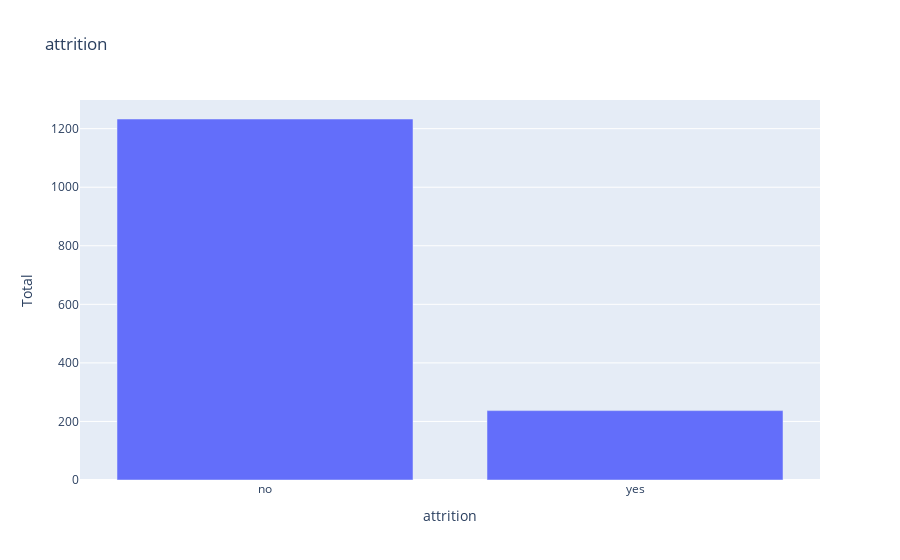
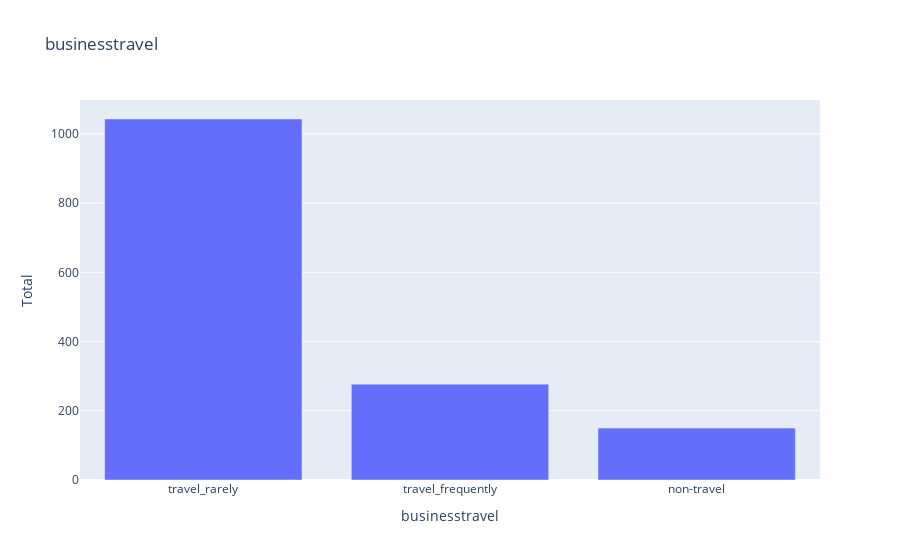
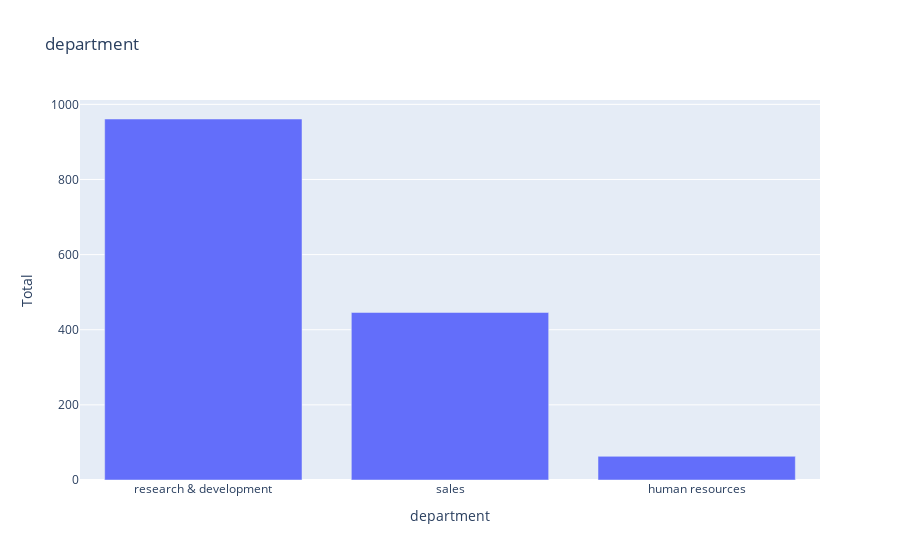
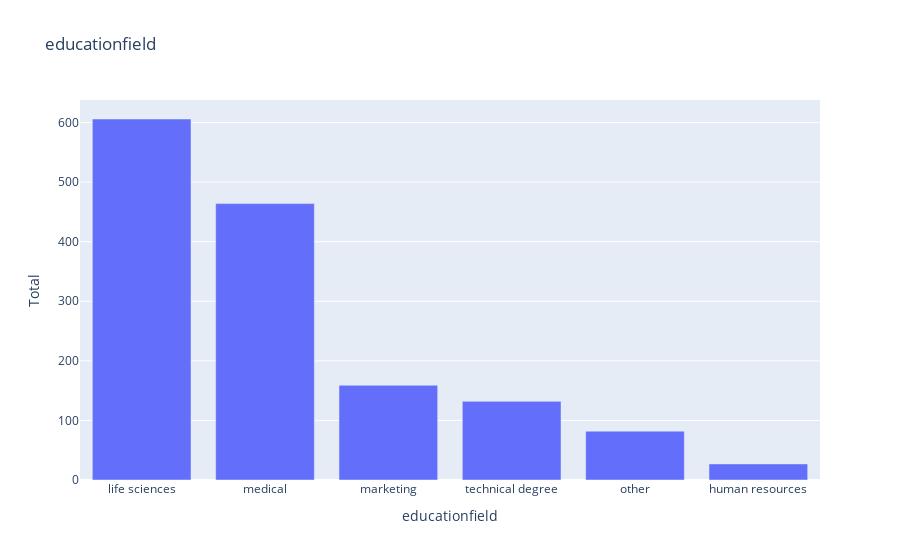

Notebook code cell kept with these figures, in order:
### Code cell
for i in cat_col.columns:
    cross_tab = pd.crosstab(df[i],df['performancerating'])
    cross_tab['Total'] = cross_tab[3]+cross_tab[4]
    cross_tab = cross_tab.sort_values(by='Total',ascending=False)
    fig = px.bar(cross_tab, x = cross_tab.index,y = 'Total',
                 title=i)
    fig.show()

### Figure 1 — Plotly figure (JSON) as saved in the notebook; plotly's stock layout.template omitted (floating-point values rounded to 4 significant figures)
{"data": [{"hovertemplate": "attrition=%{x}<br>Total=%{y}<extra></extra>", "legendgroup": "", "marker": {"color": "#636efa", "pattern": {"shape": ""}}, "name": "", "orientation": "v", "showlegend": false, "textposition": "auto", "type": "bar", "x": ["no", "yes"], "xaxis": "x", "y": [1233, 237], "yaxis": "y"}], "layout": {"barmode": "relative", "legend": {"tracegroupgap": 0}, "title": {"text": "attrition"}, "xaxis": {"anchor": "y", "domain": [0, 1], "title": {"text": "attrition"}}, "yaxis": {"anchor": "x", "domain": [0, 1], "title": {"text": "Total"}}}}

### Figure 2 — Plotly figure (JSON) as saved in the notebook; plotly's stock layout.template omitted (floating-point values rounded to 4 significant figures)
{"data": [{"hovertemplate": "businesstravel=%{x}<br>Total=%{y}<extra></extra>", "legendgroup": "", "marker": {"color": "#636efa", "pattern": {"shape": ""}}, "name": "", "orientation": "v", "showlegend": false, "textposition": "auto", "type": "bar", "x": ["travel_rarely", "travel_frequently", "non-travel"], "xaxis": "x", "y": [1043, 277, 150], "yaxis": "y"}], "layout": {"barmode": "relative", "legend": {"tracegroupgap": 0}, "title": {"text": "businesstravel"}, "xaxis": {"anchor": "y", "domain": [0, 1], "title": {"text": "businesstravel"}}, "yaxis": {"anchor": "x", "domain": [0, 1], "title": {"text": "Total"}}}}

### Figure 3 — Plotly figure (JSON) as saved in the notebook; plotly's stock layout.template omitted (floating-point values rounded to 4 significant figures)
{"data": [{"hovertemplate": "department=%{x}<br>Total=%{y}<extra></extra>", "legendgroup": "", "marker": {"color": "#636efa", "pattern": {"shape": ""}}, "name": "", "orientation": "v", "showlegend": false, "textposition": "auto", "type": "bar", "x": ["research & development", "sales", "human resources"], "xaxis": "x", "y": [961, 446, 63], "yaxis": "y"}], "layout": {"barmode": "relative", "legend": {"tracegroupgap": 0}, "title": {"text": "department"}, "xaxis": {"anchor": "y", "domain": [0, 1], "title": {"text": "department"}}, "yaxis": {"anchor": "x", "domain": [0, 1], "title": {"text": "Total"}}}}

### Figure 4 — Plotly figure (JSON) as saved in the notebook; plotly's stock layout.template omitted (floating-point values rounded to 4 significant figures)
{"data": [{"hovertemplate": "educationfield=%{x}<br>Total=%{y}<extra></extra>", "legendgroup": "", "marker": {"color": "#636efa", "pattern": {"shape": ""}}, "name": "", "orientation": "v", "showlegend": false, "textposition": "auto", "type": "bar", "x": ["life sciences", "medical", "marketing", "technical degree", "other", "human resources"], "xaxis": "x", "y": [606, 464, 159, 132, 82, 27], "yaxis": "y"}], "layout": {"barmode": "relative", "legend": {"tracegroupgap": 0}, "title": {"text": "educationfield"}, "xaxis": {"anchor": "y", "domain": [0, 1], "title": {"text": "educationfield"}}, "yaxis": {"anchor": "x", "domain": [0, 1], "title": {"text": "Total"}}}}
